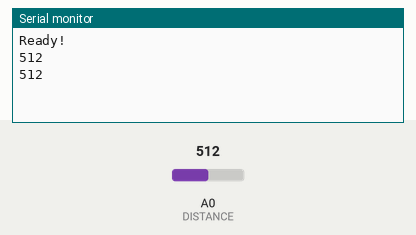
Simulated run of this sketch. Board: Arduino Uno, built with avr-gcc and run on an emulated ATmega328P. On the bench: the last lines printed to the serial monitor. The test bench sets the inputs (shaded band); at power-on: A0 (DISTANCE) = 512.

Above: at 1.3 s.
1.4 s: A0 (DISTANCE) set to 716
At 2.7 s:
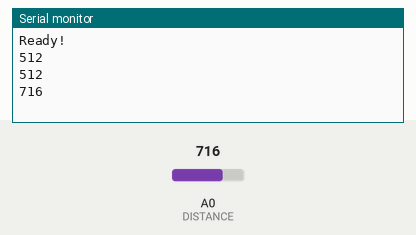
2.9 s: A0 (DISTANCE) set to 900
At 4.0 s:
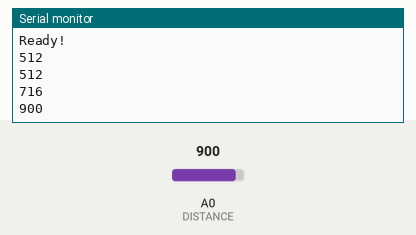
Timing chart, 0 to 5.9 s (numbered marks = the images above; inputs shaded):
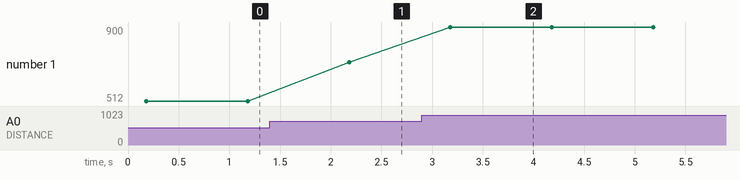

Measured:
- after the input at 1.4 s, the serial monitor: prints a new line after 0.78 s (image 1)
- after the input at 2.9 s, the serial monitor: prints a new line after 0.28 s (image 2)
- plotted number 1: 512 → 716 after the input at 1.4 s, 716 → 900 after the input at 2.9 s

The sketch:

test_A.ino
```cpp
// 2018_07_06
//
// * trigger: from Arduino digital pin
// * reading: from Arduino analog pin

#define RX 2
#define DISTANCE A0

// SETUP /////////////////////////////////////////
void setup()
{
  // setup serial comm
  Serial.begin(9600);

  while(!Serial){};
  Serial.println("Ready!");

  pinMode(RX, OUTPUT);

  // Wait 175ms at least for the ultrasonic
  // to be ready for ranging
  delay(180);
}


// LOOP //////////////////////////////////////////
void loop()
{
  //trigger (stay HIGH for at least 20us)
  digitalWrite(RX, HIGH);
  delayMicroseconds(22);
  digitalWrite(RX, LOW);

  int distance = analogRead( DISTANCE );
  Serial.println( distance );

  // make a reading every 99ms
  delay(1000);
}
```
